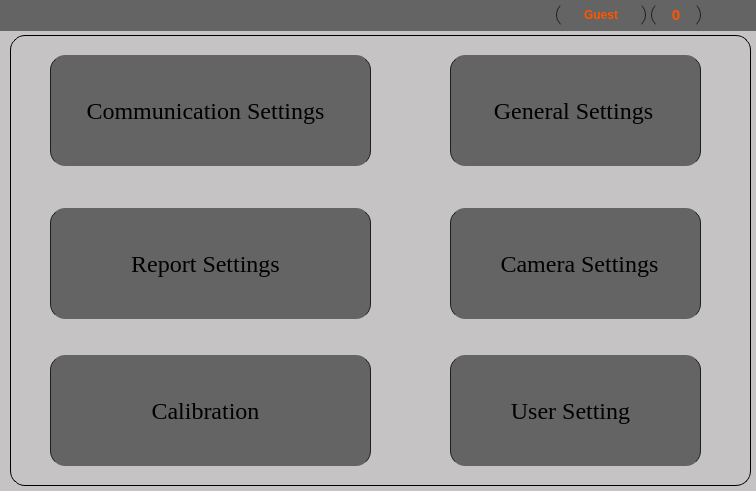
<?xml version="1.0" encoding="UTF-8"?>
<ui version="4.0">
 <class>Form</class>
 <widget class="QWidget" name="Form">
  <property name="geometry">
   <rect>
    <x>0</x>
    <y>0</y>
    <width>756</width>
    <height>491</height>
   </rect>
  </property>
  <property name="windowTitle">
   <string>Form</string>
  </property>
  <widget class="QFrame" name="frame">
   <property name="geometry">
    <rect>
     <x>0</x>
     <y>0</y>
     <width>761</width>
     <height>501</height>
    </rect>
   </property>
   <property name="sizePolicy">
    <sizepolicy hsizetype="Expanding" vsizetype="Expanding">
     <horstretch>0</horstretch>
     <verstretch>0</verstretch>
    </sizepolicy>
   </property>
   <property name="autoFillBackground">
    <bool>false</bool>
   </property>
   <property name="styleSheet">
    <string notr="true">QFrame {
	background-color: rgb(197 , 195,196);
	border-radius: 0px;
}
</string>
   </property>
   <property name="frameShape">
    <enum>QFrame::StyledPanel</enum>
   </property>
   <property name="frameShadow">
    <enum>QFrame::Raised</enum>
   </property>
   <widget class="QFrame" name="frame_2">
    <property name="geometry">
     <rect>
      <x>10</x>
      <y>35</y>
      <width>741</width>
      <height>451</height>
     </rect>
    </property>
    <property name="layoutDirection">
     <enum>Qt::RightToLeft</enum>
    </property>
    <property name="styleSheet">
     <string notr="true">QFrame {
	background-color: rgb(197 , 195,196);

	border-radius: 15px;
border: 1px solid rgb(0,0,0);
}

</string>
    </property>
    <property name="frameShape">
     <enum>QFrame::StyledPanel</enum>
    </property>
    <property name="frameShadow">
     <enum>QFrame::Raised</enum>
    </property>
    <widget class="QPushButton" name="software_settings">
     <property name="geometry">
      <rect>
       <x>440</x>
       <y>20</y>
       <width>251</width>
       <height>111</height>
      </rect>
     </property>
     <property name="font">
      <font>
       <family>Times New Roman</family>
       <pointsize>18</pointsize>
      </font>
     </property>
     <property name="cursor">
      <cursorShape>PointingHandCursor</cursorShape>
     </property>
     <property name="layoutDirection">
      <enum>Qt::RightToLeft</enum>
     </property>
     <property name="styleSheet">
      <string notr="true">QPushButton {
	background-color: rgb(100,100,100);

	color: rgb(0,0,0);
	border: none;
	text-align: center;
	padding-left: 10px;
	border-radius: 15px;
	border-left: 1px solid rgb(30, 30, 30);
	border-right:1px solid rgb(30, 30, 30);
}

QPushButton:hover {
border: 1px solid rgb(0,0, 0);
}

QPushButton:pressed {
	background-color: rgb(0, 0, 0);
}

</string>
     </property>
     <property name="text">
      <string> General Settings</string>
     </property>
    </widget>
    <widget class="QPushButton" name="camera_settings">
     <property name="geometry">
      <rect>
       <x>440</x>
       <y>173</y>
       <width>251</width>
       <height>111</height>
      </rect>
     </property>
     <property name="font">
      <font>
       <family>Times New Roman</family>
       <pointsize>18</pointsize>
      </font>
     </property>
     <property name="cursor">
      <cursorShape>PointingHandCursor</cursorShape>
     </property>
     <property name="layoutDirection">
      <enum>Qt::RightToLeft</enum>
     </property>
     <property name="styleSheet">
      <string notr="true">QPushButton {
	background-color: rgb(100,100,100);

	color: rgb(0,0,0);
	border: none;
	text-align: center;
	padding-left: 10px;
	border-radius: 15px;
	border-left: 1px solid rgb(30, 30, 30);
	border-right:1px solid rgb(30, 30, 30);
}

QPushButton:hover {
border: 1px solid rgb(0,0, 0);
}

QPushButton:pressed {
	background-color: rgb(0, 0, 0);
}

</string>
     </property>
     <property name="text">
      <string>   Camera Settings</string>
     </property>
    </widget>
    <widget class="QPushButton" name="manage_user_btn">
     <property name="geometry">
      <rect>
       <x>440</x>
       <y>320</y>
       <width>251</width>
       <height>111</height>
      </rect>
     </property>
     <property name="font">
      <font>
       <family>Times New Roman</family>
       <pointsize>18</pointsize>
      </font>
     </property>
     <property name="cursor">
      <cursorShape>PointingHandCursor</cursorShape>
     </property>
     <property name="layoutDirection">
      <enum>Qt::RightToLeft</enum>
     </property>
     <property name="styleSheet">
      <string notr="true">QPushButton {
	background-color: rgb(100,100,100);

	color: rgb(0,0,0);
	border: none;
	text-align: center;
	padding-left: 10px;
	border-radius: 15px;
	border-left: 1px solid rgb(30, 30, 30);
	border-right:1px solid rgb(30, 30, 30);
}

QPushButton:hover {
border: 1px solid rgb(0,0, 0);
}

QPushButton:pressed {
	background-color: rgb(0, 0, 0);
}

</string>
     </property>
     <property name="text">
      <string>User Setting</string>
     </property>
    </widget>
    <widget class="QPushButton" name="pop_settings">
     <property name="geometry">
      <rect>
       <x>40</x>
       <y>20</y>
       <width>321</width>
       <height>111</height>
      </rect>
     </property>
     <property name="font">
      <font>
       <family>Times New Roman</family>
       <pointsize>18</pointsize>
      </font>
     </property>
     <property name="cursor">
      <cursorShape>PointingHandCursor</cursorShape>
     </property>
     <property name="layoutDirection">
      <enum>Qt::RightToLeft</enum>
     </property>
     <property name="styleSheet">
      <string notr="true">QPushButton {
	background-color: rgb(100,100,100);
	color: rgb(0,0,0);
	border: none;
	text-align: center;
	padding-left: 10px;
	border-radius: 15px;
	border-left: 1px solid rgb(30, 30, 30);
	border-right:1px solid rgb(30, 30, 30);
}

QPushButton:hover {
border: 1px solid rgb(0,0, 0);
}

QPushButton:pressed {
	background-color: rgb(0, 0, 0);
}

</string>
     </property>
     <property name="text">
      <string>Communication Settings</string>
     </property>
    </widget>
    <widget class="QPushButton" name="report_settings">
     <property name="geometry">
      <rect>
       <x>40</x>
       <y>173</y>
       <width>321</width>
       <height>111</height>
      </rect>
     </property>
     <property name="font">
      <font>
       <family>Times New Roman</family>
       <pointsize>18</pointsize>
      </font>
     </property>
     <property name="cursor">
      <cursorShape>PointingHandCursor</cursorShape>
     </property>
     <property name="layoutDirection">
      <enum>Qt::RightToLeft</enum>
     </property>
     <property name="styleSheet">
      <string notr="true">QPushButton {
	background-color: rgb(100,100,100);

	color: rgb(0,0,0);
	border: none;
	text-align: center;
	padding-left: 10px;
	border-radius: 15px;
	border-left: 1px solid rgb(30, 30, 30);
	border-right:1px solid rgb(30, 30, 30);
}

QPushButton:hover {
border: 1px solid rgb(0,0, 0);
}

QPushButton:pressed {
	background-color: rgb(0, 0, 0);
}

</string>
     </property>
     <property name="text">
      <string>Report Settings</string>
     </property>
    </widget>
    <widget class="QPushButton" name="calibration_settings">
     <property name="geometry">
      <rect>
       <x>40</x>
       <y>320</y>
       <width>321</width>
       <height>111</height>
      </rect>
     </property>
     <property name="font">
      <font>
       <family>Times New Roman</family>
       <pointsize>18</pointsize>
      </font>
     </property>
     <property name="cursor">
      <cursorShape>PointingHandCursor</cursorShape>
     </property>
     <property name="layoutDirection">
      <enum>Qt::RightToLeft</enum>
     </property>
     <property name="styleSheet">
      <string notr="true">QPushButton {
	background-color: rgb(100,100,100);

	color: rgb(0,0,0);
	border: none;
	text-align: center;
	padding-left: 10px;
	border-radius: 15px;
	border-left: 1px solid rgb(30, 30, 30);
	border-right:1px solid rgb(30, 30, 30);
}

QPushButton:hover {
border: 1px solid rgb(0,0, 0);
}

QPushButton:pressed {
	background-color: rgb(0, 0, 0);
}

</string>
     </property>
     <property name="text">
      <string>Calibration</string>
     </property>
    </widget>
   </widget>
   <widget class="QFrame" name="headerFrame">
    <property name="geometry">
     <rect>
      <x>0</x>
      <y>0</y>
      <width>761</width>
      <height>31</height>
     </rect>
    </property>
    <property name="minimumSize">
     <size>
      <width>0</width>
      <height>0</height>
     </size>
    </property>
    <property name="styleSheet">
     <string notr="true">background-color: rgb(100,100,100);</string>
    </property>
    <property name="frameShape">
     <enum>QFrame::NoFrame</enum>
    </property>
    <property name="frameShadow">
     <enum>QFrame::Raised</enum>
    </property>
    <layout class="QHBoxLayout" name="horizontalLayout_3">
     <property name="spacing">
      <number>0</number>
     </property>
     <property name="leftMargin">
      <number>0</number>
     </property>
     <property name="topMargin">
      <number>0</number>
     </property>
     <property name="rightMargin">
      <number>0</number>
     </property>
     <property name="bottomMargin">
      <number>0</number>
     </property>
     <item>
      <widget class="QLabel" name="label">
       <property name="enabled">
        <bool>true</bool>
       </property>
       <property name="maximumSize">
        <size>
         <width>150</width>
         <height>100</height>
        </size>
       </property>
       <property name="text">
        <string/>
       </property>
       <property name="pixmap">
        <pixmap>C:/Users/milad/Desktop/dorsa2.png</pixmap>
       </property>
       <property name="scaledContents">
        <bool>true</bool>
       </property>
       <property name="alignment">
        <set>Qt::AlignLeading|Qt::AlignLeft|Qt::AlignTop</set>
       </property>
       <property name="margin">
        <number>-1</number>
       </property>
       <property name="indent">
        <number>4</number>
       </property>
      </widget>
     </item>
     <item>
      <spacer name="horizontalSpacer">
       <property name="orientation">
        <enum>Qt::Horizontal</enum>
       </property>
       <property name="sizeHint" stdset="0">
        <size>
         <width>370</width>
         <height>13</height>
        </size>
       </property>
      </spacer>
     </item>
     <item>
      <spacer name="horizontalSpacer_3">
       <property name="orientation">
        <enum>Qt::Horizontal</enum>
       </property>
       <property name="sizeHint" stdset="0">
        <size>
         <width>326</width>
         <height>13</height>
        </size>
       </property>
      </spacer>
     </item>
     <item alignment="Qt::AlignRight">
      <widget class="QFrame" name="userFrame">
       <property name="minimumSize">
        <size>
         <width>356</width>
         <height>30</height>
        </size>
       </property>
       <property name="maximumSize">
        <size>
         <width>200</width>
         <height>30</height>
        </size>
       </property>
       <property name="styleSheet">
        <string notr="true">QFrame {
	background-color: rgb(100,100,100);
}</string>
       </property>
       <property name="frameShape">
        <enum>QFrame::NoFrame</enum>
       </property>
       <property name="frameShadow">
        <enum>QFrame::Raised</enum>
       </property>
       <layout class="QHBoxLayout" name="horizontalLayout_4">
        <property name="spacing">
         <number>5</number>
        </property>
        <property name="leftMargin">
         <number>0</number>
        </property>
        <property name="topMargin">
         <number>0</number>
        </property>
        <property name="rightMargin">
         <number>20</number>
        </property>
        <property name="bottomMargin">
         <number>0</number>
        </property>
        <item>
         <widget class="QLabel" name="login_welcome">
          <property name="font">
           <font>
            <family>Times New Roman</family>
            <pointsize>14</pointsize>
           </font>
          </property>
          <property name="text">
           <string/>
          </property>
         </widget>
        </item>
        <item>
         <widget class="QPushButton" name="user_btn">
          <property name="enabled">
           <bool>false</bool>
          </property>
          <property name="minimumSize">
           <size>
            <width>90</width>
            <height>26</height>
           </size>
          </property>
          <property name="maximumSize">
           <size>
            <width>90</width>
            <height>26</height>
           </size>
          </property>
          <property name="font">
           <font>
            <weight>75</weight>
            <bold>true</bold>
           </font>
          </property>
          <property name="styleSheet">
           <string notr="true">QPushButton {
	border: none;
	background-color: rgb(100,100,100);
	border-left: 1px solid rgb(30, 30, 30);
	border-right:1px solid rgb(30, 30, 30);
	color: rgb(255, 85, 0);
	border-radius: 13px;
}

QPushButton:hover {
border: 1px solid rgb(0,0, 0);
}

QPushButton:pressed {
	background-color: rgb(25, 25, 25);
}
</string>
          </property>
          <property name="text">
           <string>Guest</string>
          </property>
          <property name="icon">
           <iconset resource="resources.qrc">
            <normaloff>:/icons/icons/icons8_account_1.svg</normaloff>:/icons/icons/icons8_account_1.svg</iconset>
          </property>
          <property name="iconSize">
           <size>
            <width>25</width>
            <height>25</height>
           </size>
          </property>
         </widget>
        </item>
        <item>
         <widget class="QPushButton" name="toggleButton_6">
          <property name="minimumSize">
           <size>
            <width>50</width>
            <height>26</height>
           </size>
          </property>
          <property name="maximumSize">
           <size>
            <width>50</width>
            <height>26</height>
           </size>
          </property>
          <property name="font">
           <font>
            <pointsize>11</pointsize>
            <weight>75</weight>
            <bold>true</bold>
           </font>
          </property>
          <property name="styleSheet">
           <string notr="true">QPushButton {
	border: none;
	background-color: rgb(100,100,100);
	border-left: 1px solid rgb(30, 30, 30);
	border-right:1px solid rgb(30, 30, 30);
	color: rgb(255, 85, 0);
	border-radius: 13px;
}

QPushButton:hover {
border: 1px solid rgb(0,0, 0);
}

QPushButton:pressed {
	background-color: rgb(25, 25, 25);
}
</string>
          </property>
          <property name="text">
           <string>0</string>
          </property>
          <property name="icon">
           <iconset resource="resources.qrc">
            <normaloff>:/icons/icons/icons8_alarm.svg</normaloff>:/icons/icons/icons8_alarm.svg</iconset>
          </property>
          <property name="iconSize">
           <size>
            <width>20</width>
            <height>20</height>
           </size>
          </property>
         </widget>
        </item>
       </layout>
      </widget>
     </item>
     <item>
      <spacer name="horizontalSpacer_2">
       <property name="orientation">
        <enum>Qt::Horizontal</enum>
       </property>
       <property name="sizeHint" stdset="0">
        <size>
         <width>58</width>
         <height>13</height>
        </size>
       </property>
      </spacer>
     </item>
     <item>
      <widget class="QPushButton" name="close_btn">
       <property name="minimumSize">
        <size>
         <width>40</width>
         <height>30</height>
        </size>
       </property>
       <property name="maximumSize">
        <size>
         <width>40</width>
         <height>30</height>
        </size>
       </property>
       <property name="styleSheet">
        <string notr="true">QPushButton {
	border: none;
	background-color: rgb(100,100,100);
}

QPushButton:hover {
	background-color: rgb(255, 38, 0);
}

QPushButton:pressed {
	background-color: rgb(255, 0, 0);
}</string>
       </property>
       <property name="text">
        <string/>
       </property>
       <property name="icon">
        <iconset resource="resources.qrc">
         <normaloff>:/icons/icons/icons8_multiply.svg</normaloff>:/icons/icons/icons8_multiply.svg</iconset>
       </property>
       <property name="iconSize">
        <size>
         <width>30</width>
         <height>30</height>
        </size>
       </property>
      </widget>
     </item>
    </layout>
   </widget>
  </widget>
 </widget>
 <resources>
  <include location="resources.qrc"/>
 </resources>
 <connections/>
</ui>
